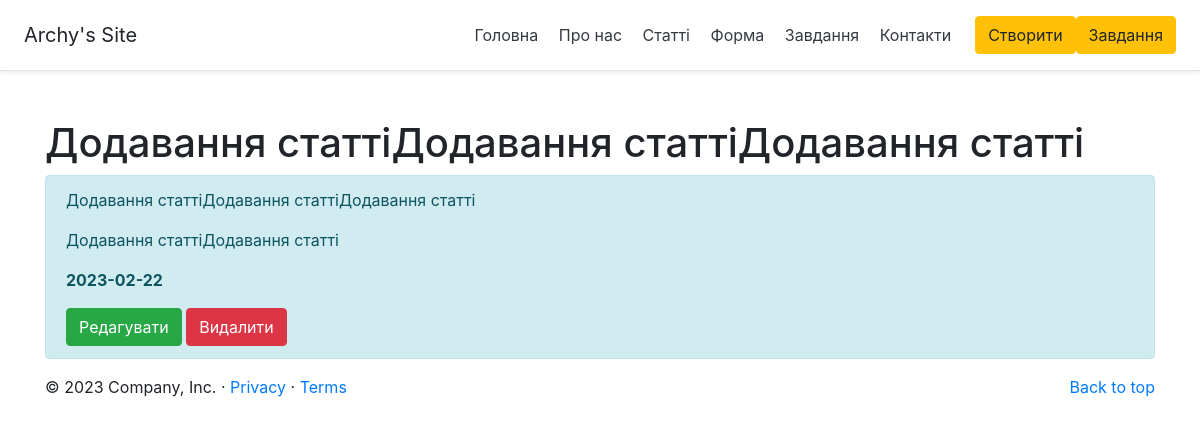
The page /posts/2 on the database its author committed.
### app.py (models this page shows, shortened)
class Article(db.Model):
    id = db.Column(db.Integer, primary_key=True)
    title = db.Column(db.String(100), nullable=False)
    intro = db.Column(db.String(300), nullable=False)
    text = db.Column(db.Text, nullable=False)
    date = db.Column(db.DateTime, default=datetime.utcnow)

### app.py (the view)
@app.route('/posts/<int:id>')
def post_detail(id):
    article = Article.query.get(id)
    return render_template('posts_detail.html', article=article)

### templates/posts_detail.html (shortened to what this page needs)
{% extends 'base.html' %}
{% block body %}
<div class = "container mt-5">
    <h1>{{ article.title }} </h1>
    <div class="alert alert-info">
        <p>{{ article.title }}</p>
        <p>{{ article.text }}</p>
        <p><b>{{ article.date.date() }}</b></p>
        <a href="/posts/{{article.id}}/update" class="btn btn-success">Редагувати</a>
        <a href="/posts/{{article.id}}/del" class="btn btn-danger">Видалити</a>
    </div>
</div>
{% endblock %}

### static/css/main.css (style rules this page uses)
body { background: red; }

### rows shown on the page
Article: title "Додавання статтіДодавання статтіДодавання статті", text "Додавання статтіДодавання статті", date "2023-02-22"
